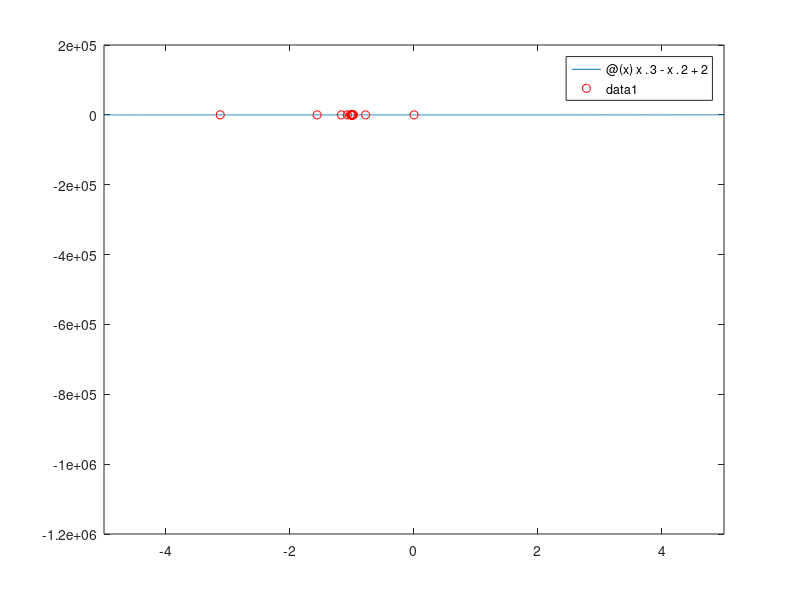

Recreate this plot in MATLAB.
% Define the function
f = @(x) x.^3 - x.^2 + 2; % replace with your function

% Define the interval [a, b]
a = -200; % replace with your interval start
b = 200;  % replace with your interval end

% Tolerance
tol = 1e-6; % replace with your tolerance

% Initialize the matrix to store roots
roots = [];

% Bisection Method
while ((b-a) >= tol)
    c = (a+b)/2;

    % Check if middle point is root
    if (f(c) == 0.0)
        break;
    % Decide the side to repeat the steps
    elseif (f(c)*f(a) < 0)
        b = c;
    else
        a = c;
    end
    
    % Store the root of this iteration
    roots = [roots; c];
end

% Plot the function
fplot(f);
hold on;

% Plot the roots
plot(roots, f(roots), 'ro');
hold off;

% Display the roots
disp('The roots found at each iteration are:');
disp(roots);
